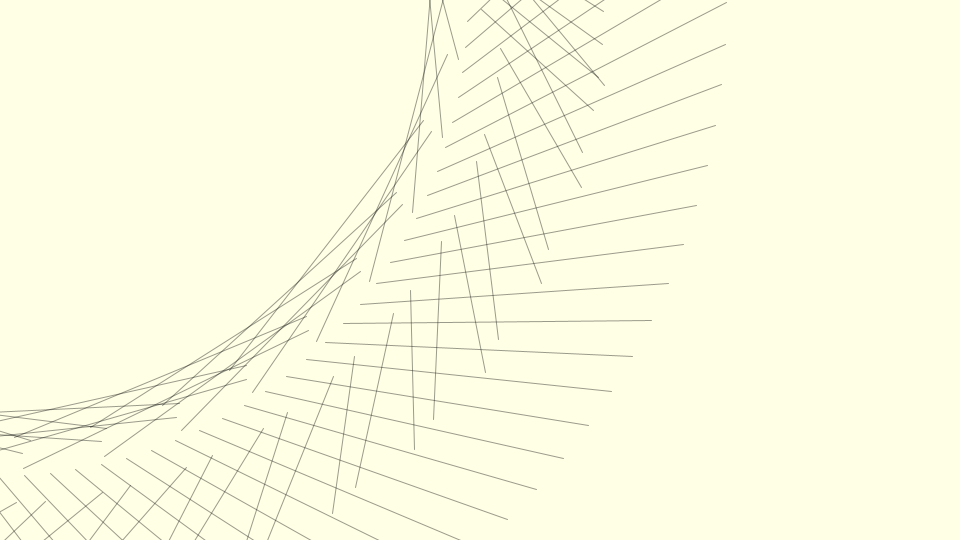
Frame 1 (no input)
Frame 60 (the mouse pressed at the canvas centre just before this capture): identical to frame 1, image omitted
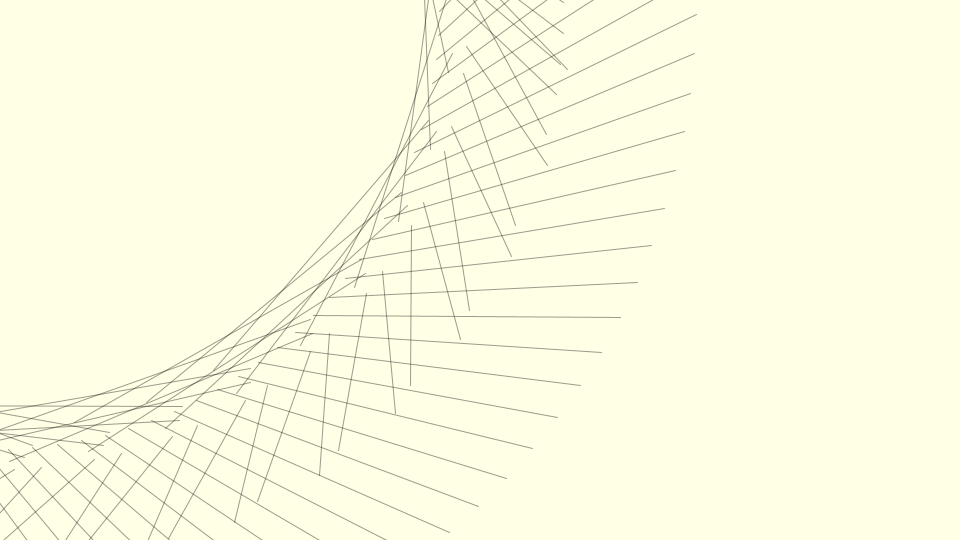
Frame 120 (the mouse held since frame 60 and released just before this capture)

The Processing sketch that drew these frames (run headless with seeded random() and noise(); from frame 60 on, the mouse is pressed at the canvas centre):

// Processing sketch: Frieder_Nake_Mario_Vanegas_15548
// ── Frieder_Nake_Mario_Vanegas_15548.pde
float xstart = random(100, 600);
float xend = random(100, 600);
float ystart = random(400, 600);
float yend = random (400, 600);
float deg = random (.01, .2);
float rad = radians(deg);
float deg2 = random(-.01, .2);
float rad2 = random(deg2);

void setup() {
  size(960, 540);
}
void draw() {
  background(255, 255, 229, 60);
  stroke(0, 100);
  for (int i= 20; i < 80; i += 1) {
    line(xstart, i+100, xend, i+350);
    rotate(deg);
  }
  for (int i= 20; i < 80; i += 1) {
    line(xstart, ystart, i+100, yend);
    rotate(deg2);
  }
  for (int i=10; i < 80; i += 1) {
    line(i+50, ystart, i+100, yend);
    rotate(deg2);
  }
  for (int i=20; i < 80; i += 1) {
    line(i+100, ystart, xend, yend);
    rotate(deg);
  }
}

void mousePressed() {
 xstart += random(-50, 50);
 xend += random(-50, 50);
 ystart += random(-50, 50);
 yend += random(-50, 50);
 redraw();
 
 while (keyPressed);
 {
   save("FreiderNake_Mario.jpg");
 }
}
